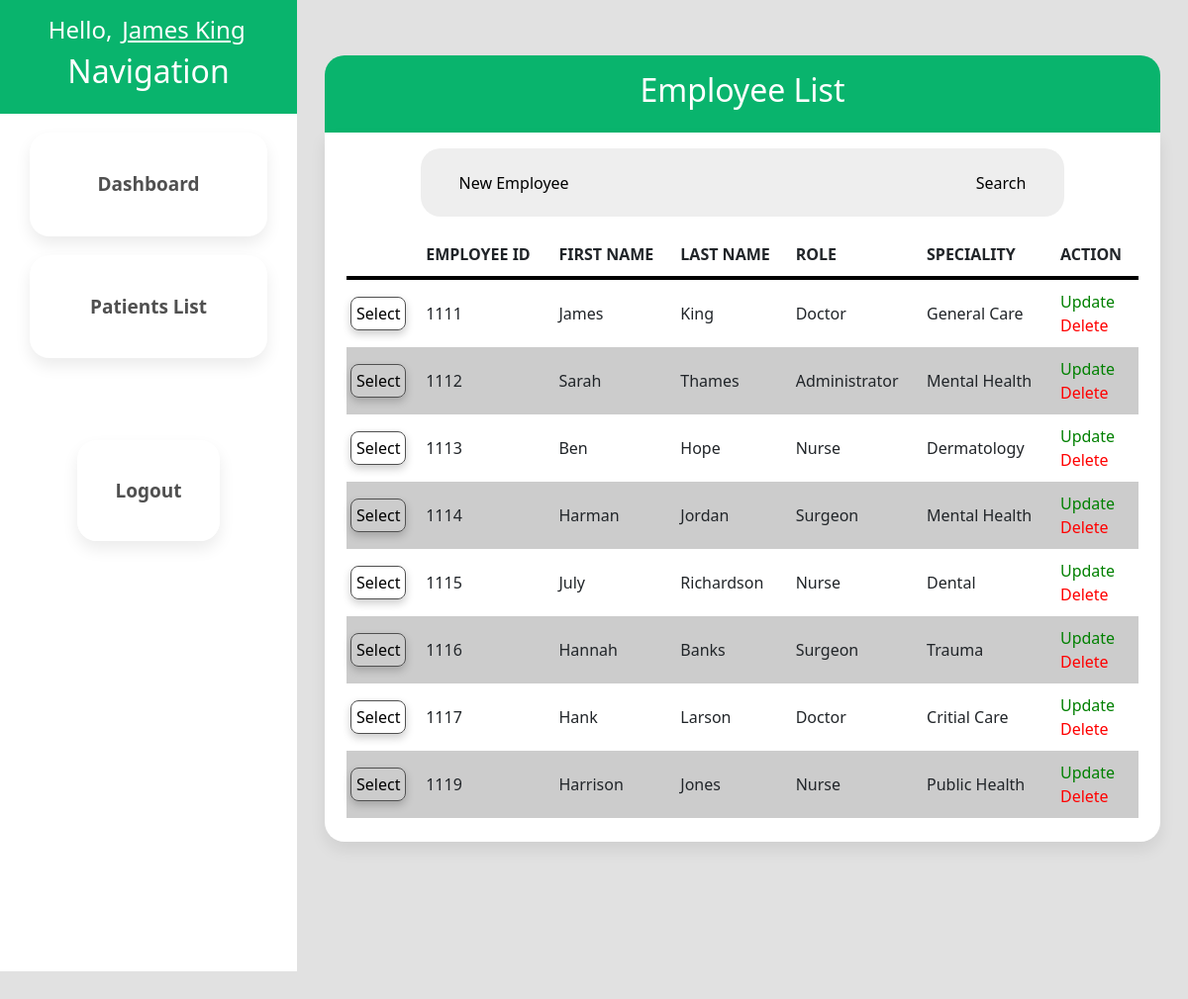
The app's page /employee-list.php (signed in) with its own data.
### tables this page shows
CREATE TABLE `employee` (
  `EmployeeID` int(4) NOT NULL,
  `EmployeeFirstName` varchar(20) DEFAULT NULL,
  `EmployeeLastName` varchar(20) DEFAULT NULL,
  `RoleID` int(4) DEFAULT NULL,
  `SpecialityID` int(4) DEFAULT NULL,
  `EmployeeDoB` date DEFAULT NULL,
  `GenderID` varchar(4) DEFAULT NULL,
  `EmployeeContactNumber` varchar(50) DEFAULT NULL,
  `EmployeeEmail` varchar(50) DEFAULT NULL,
  `EmployeeAddress` varchar(20) DEFAULT NULL,
  `EmployeeHireDate` date DEFAULT NULL,
  `LoginDetailsID` int(4) DEFAULT NULL,
  `ManagerID` int(4) DEFAULT NULL
);

CREATE TABLE `role` (
  `RoleID` int(4) NOT NULL,
  `RoleTitle` varchar(20) DEFAULT NULL,
  `RoleDescription` text DEFAULT NULL,
  `RoleSalary` int(11) DEFAULT NULL
);

CREATE TABLE `speciality` (
  `SpecialityID` int(4) NOT NULL,
  `SpecialityTitle` varchar(20) DEFAULT NULL,
  `SpecialityDescription` text DEFAULT NULL
);

### employee-list.php (the view, shortened to what this page needs)
<?php
 $userID = $_SESSION['EmpID'];
?>
<?php
    require_once("includes/db_conn.php");
    $queryEmployee = "SELECT * FROM employee
                    INNER JOIN role ON (employee.RoleID=role.RoleID)
                    INNER JOIN speciality ON (employee.SpecialityID=speciality.SpecialityID)
                    WHERE employee.RoleID != 5
                    ORDER BY employeeID ASC LIMIT 0,100";
    $resultEmployee = $conn->query( $queryEmployee );
?>
<!DOCTYPE html>
<html lang="en">
<head>
    <?php include("includes/bootstrap.php");?>
    <link rel="stylesheet" href="css/main.css" />
</head>
<body>
    <div class="container-fluid h-100 w-100">
        <div class="row h-100">
            <div class="col-3 g-0 m-0 p-0">
                <div class="sidebar h-100">
                    <?php include("includes/navbar.php");?>
                </div>
            </div>
            <div class="col-9">
                <div class="main-content">
                    <div class="staff-header">
                        <h2>Employee List</h2>
                    </div>
                    <div class="staff-content">
                        <div class="list-toolbar">
                            <a class="new-employee" href="employee-create.php">New Employee</a>
                            <a href="employee-search.php">Search</a>
                        </div>
                        <div class ="listing">
                            <table>
                                <tr>
                                    <th></th>
                                    <th>Employee ID</th>
                                    <th>First Name</th>
                                    <th>Last Name</th>
                                    <th>Role</th>
                                    <th>Speciality</th>
                                    <th>Action</th>
                                </tr>
                            <?php
                                while ($obj = $resultEmployee -> fetch_object()) {
                                    echo "<tr>";
                                    echo "<td><a class=\"go\" href=\"employee-details.php?empID={$obj->EmployeeID}\">Select</a></td>";
                                    echo "<td>{$obj->EmployeeID}</a></td>";
                                    echo "<td>{$obj->EmployeeFirstName}</td>";
                                    echo "<td>{$obj->EmployeeLastName}</td>";
                                    echo "<td>{$obj->RoleTitle}</td>";
                                    echo "<td>{$obj->SpecialityTitle}</td>";
                                    echo "<td><a class=\"update\" href=\"employee-update.php?empID={$obj->EmployeeID}\">Update</a><br><a class=\"delete\" href=\"sql/sql-employee-delete.php?empID={$obj->EmployeeID}\">Delete</a></td>";
                                    echo "</tr>";
                                }
                            ?>
                        </div>
                    </div>
                </div>
            </div>
        </div>
    </div>
</body>
</html>

### includes/bootstrap.php (shortened to what this page needs)
<link rel="stylesheet" href="https://cdn.jsdelivr.net/npm/bootstrap@5.2.3/dist/css/bootstrap.min.css">

### includes/navbar.php (shortened to what this page needs)
<div class="nav-header">
  <?php
    require_once("db_conn.php");
    $getUserID = $userID;
    $stmt = $conn->prepare( "SELECT * FROM employee WHERE EmployeeID = ?" );
    $stmt->bind_param( 'i', $getUserID );
    $stmt->execute();
    $result = $stmt->get_result();
    $obj = $result->fetch_object();
    ?>
  <h4>Hello, <a href="userProfile.php"><?php echo $obj->EmployeeFirstName." ".$obj->EmployeeLastName?></a></h4>
  <h2>Navigation</h2>
</div>
<?php
  $getUserID = $userID;
  $stmt = $conn->prepare( "SELECT RoleID FROM employee WHERE EmployeeID = ?" );
  $stmt->bind_param( 'i', $getUserID );
  $stmt->execute();
  $result = $stmt->get_result();
  $obj = $result->fetch_object();
  $userRole = $obj->RoleID;
?>
<?php if($userRole == 4 || $userRole == 5){
    echo "<div class=\"nav-content\">";
    echo "<div class=\"nav-buttons\">";
      echo "<a href=\"dashboard.php\">Dashboard</a>";
      echo "<a href=\"patient-list.php\">Patients List</a>";
      echo "<a href=\"employee-list.php\">Employee List</a>";
      echo "<a href=\"manager-list.php\">Manager List</a>";
      echo "<div class=\"logout-button\">";
        echo "<a href=\"login.php\">Logout</a>";
      echo "</div>";
    echo "</div>";
  echo "</div>";
  } else {
      echo "<div class=\"nav-content\">";
      echo "<div class=\"nav-buttons\">";
        echo "<a href=\"dashboard.php\">Dashboard</a>";
        echo "<a href=\"patient-list.php\">Patients List</a>";
        echo "<div class=\"logout-button\">";
          echo "<a href=\"login.php\">Logout</a>";
        echo "</div>";
      echo "</div>";
    echo "</div>";
  }
?>

### css/main.css (style rules this page uses)
body { background-color: #e1e1e1; height: 100%; }
html { overflow: hidden; font-family: Arial, Helvetica, sans-serif; }
body, html { height: 100%; width: 100%; }
.nav-header { text-align: center; color: white; background-color: rgb(9, 180, 109); padding: 1em; }
.nav-header h4 a { color: white; padding: .15em; }
.nav-content { display: flex; justify-content: center; background-color: white; height: 100%; }
.nav-buttons { width: 20%; display: flex; flex-direction: column; position: absolute; justify-content: center; }
.nav-buttons a { font-size: 19px; font-weight: bold; color: #505050; text-decoration: none; text-align: center; margin-top: 1em; width: 100%; padding: 2em; border-color: #CBCBCB; border-width: 1px; border-radius: 20px; border-style: none; background-color: rgb(255, 255, 255); box-shadow: 0px 8px 16px 0px rgba(0,0,0,0.08); }
.logout-button { align-self: center; margin-top: 50%; }
.logout-button a { text-decoration: none; }
.sidebar { height: 100%; width: 100%; }
.main-content { padding: 1em; height: 100%; width: 100%; margin-top: 2.5em; }
.staff-header { text-align: center; color: white; background-color: rgb(9, 180, 109); padding: 1em; border-top-left-radius: 20px; border-top-right-radius: 20px; }
.staff-content { display: flex; flex-direction: column; justify-content: center; background-color: white; padding: 1em; border-bottom-left-radius: 20px; border-bottom-right-radius: 20px; box-shadow: 0px 8px 16px 0px rgba(0,0,0,0.08); }
.listing { display: flex; width: 100%; justify-content: center; max-height: 600px; overflow: hidden; overflow-y: scroll; margin-top: 1em; }
.list-toolbar { display: flex; justify-content: space-between; align-self: center; width: 80%; padding: 1em; border-radius: 20px; background-color: rgb(238, 238, 238); }
.list-toolbar a { margin-left: 1em; margin-right: 1em; padding: .4em; font-weight: 500; text-decoration: none; color: black; }
table { width: 100%; max-width: 800px; }
th, td { padding: 10px 4px; text-align: left; }
th { text-transform: uppercase; border-bottom: 4px solid #000; background-color: #fff; }
tr:nth-child(odd) { background-color: #ccc; }
a.go { text-decoration: none; border-width: 1px; border-style: solid; border-radius: 8px; color: black; border-color: #505050; padding: 5px; box-shadow: 0px 4px 8px 0px rgba(0,0,0,0.2); }
a.update { text-decoration: none; color: green; }
a.delete { text-decoration: none; color: red; }

### records on screen
employee: EmployeeFirstName "James", EmployeeLastName "King", EmployeeID "1111", RoleID.RoleTitle "Doctor", SpecialityID.SpecialityTitle "General Care"
employee: EmployeeID "1112", EmployeeFirstName "Sarah", EmployeeLastName "Thames", RoleID.RoleTitle "Administrator", SpecialityID.SpecialityTitle "Mental Health"
employee: EmployeeID "1113", EmployeeFirstName "Ben", EmployeeLastName "Hope", RoleID.RoleTitle "Nurse", SpecialityID.SpecialityTitle "Dermatology"
employee: EmployeeID "1114", EmployeeFirstName "Harman", EmployeeLastName "Jordan", RoleID.RoleTitle "Surgeon", SpecialityID.SpecialityTitle "Mental Health"
employee: EmployeeID "1115", EmployeeFirstName "July", EmployeeLastName "Richardson", RoleID.RoleTitle "Nurse", SpecialityID.SpecialityTitle "Dental"
employee: EmployeeID "1116", EmployeeFirstName "Hannah", EmployeeLastName "Banks", RoleID.RoleTitle "Surgeon", SpecialityID.SpecialityTitle "Trauma"
employee: EmployeeID "1117", EmployeeFirstName "Hank", EmployeeLastName "Larson", RoleID.RoleTitle "Doctor", SpecialityID.SpecialityTitle "Critial Care"
employee: EmployeeID "1119", EmployeeFirstName "Harrison", EmployeeLastName "Jones", RoleID.RoleTitle "Nurse", SpecialityID.SpecialityTitle "Public Health"
